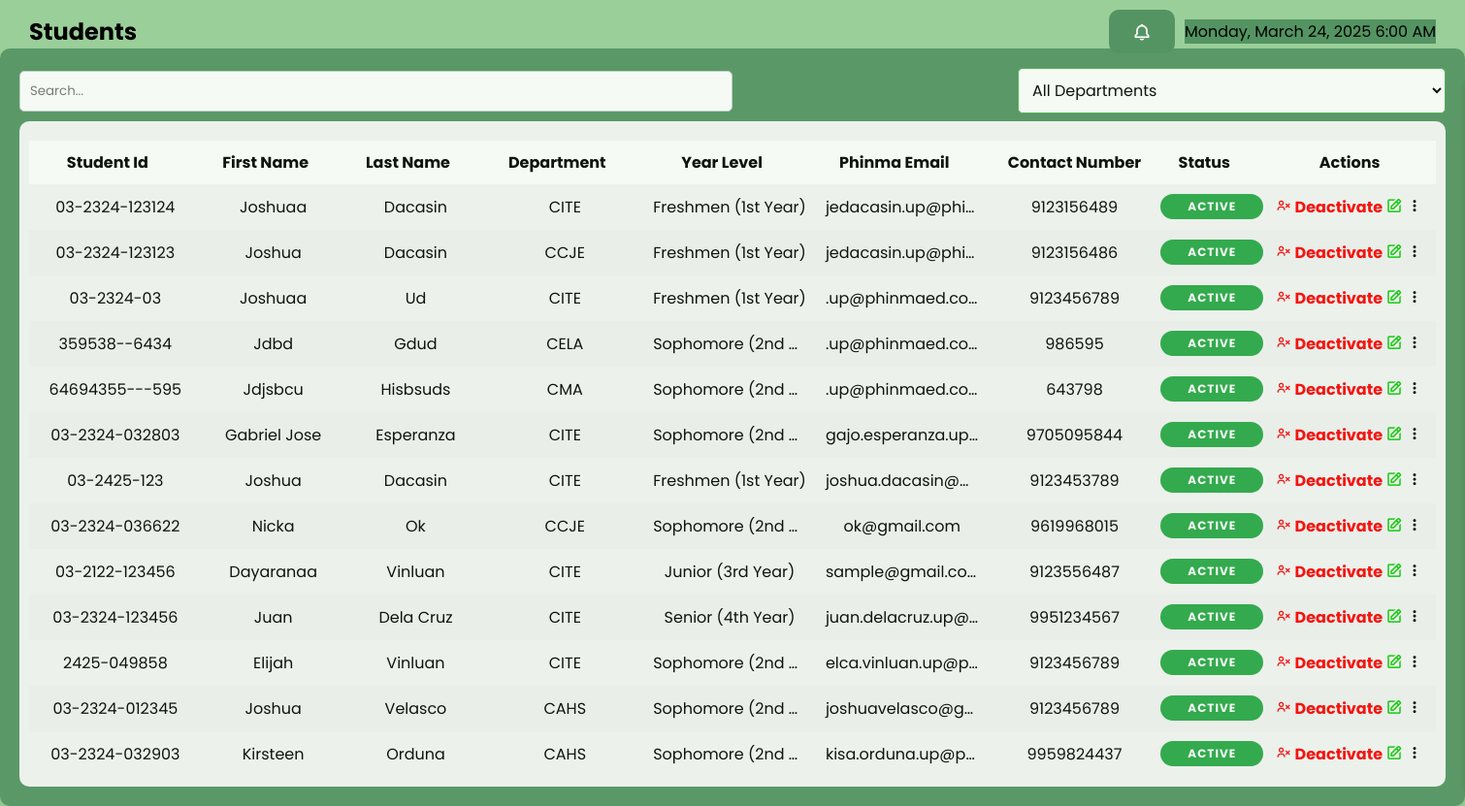
The page /users.php on the database its author committed.
### tables this page shows
CREATE TABLE `user` (
  `user_id` int(11) NOT NULL COMMENT 'Unique ID for each user.',
  `student_id` varchar(255) NOT NULL COMMENT 'Student ID "03-2324-xxxxxx"',
  `first_name` varchar(255) NOT NULL,
  `last_name` varchar(255) NOT NULL,
  `password` varchar(255) NOT NULL,
  `program` varchar(255) NOT NULL,
  `phinmaed_email` varchar(255) NOT NULL COMMENT 'PHINMA EMAIL',
  `year_level` varchar(255) NOT NULL,
  `department` varchar(100) NOT NULL COMMENT 'Course',
  `created_at` timestamp NOT NULL DEFAULT current_timestamp() ON UPDATE current_timestamp() COMMENT 'Registration date',
  `contact_number` bigint(15) NOT NULL COMMENT 'contact number',
  `status` tinyint(1) NOT NULL DEFAULT 1
);

### users.php (the view, shortened to what this page needs)
<?php
include 'db_config.php';
?>
<!DOCTYPE html>
<html lang="en">
<head>
    <link rel="stylesheet" href="user.css">
    <link rel="stylesheet" href="global.css">
    <link href='https://unpkg.com/boxicons@2.1.1/css/boxicons.min.css' rel='stylesheet'>
</head>
<body>
<nav class="header">
    <h1>Students</h1>
    <div class="header-actions">
        <button id="notificationButton" class="notification-btn">
            <i class='bx bx-bell'></i>
        </button>
        <div class="header-right">
            <?php echo date('l, F j, Y g:i A'); ?>
        </div>
    </div>
</nav>
<div class="container4">
    <div class="search-sort">
        <input type="text" id="search2" placeholder="Search...">
        <select id="userFilter" class="filter-attendance">
            <option value="">All Departments</option>
        </select>
    </div>
    <div class="table-container1">
        <table>
            <thead>
                <tr>
                    <th data-column4="student_id">Student Id<i class='bx bx-sort sort-icon'></i></th>
                    <th data-column4="first_name">First Name<i class='bx bx-sort sort-icon'></i></th>
                    <th data-column4="last_name">Last Name<i class='bx bx-sort sort-icon'></i></th>
                    <th data-column4="department">Department<i class='bx bx-sort sort-icon'></i></th>
                    <th data-column4="year_level">Year Level<i class='bx bx-sort sort-icon'></i></th>
                    <th data-column4="phinmaed_email">Phinma Email<i class='bx bx-sort sort-icon'></i></th>
                    <th data-column4="contact_number">Contact Number</th>
                    <th data-column4="status">Status<i class='bx bx-sort sort-icon'></i></th>
                    <th>Actions</th>
                </tr>
            </thead>
            <tbody id="userTableBody">
                <?php
                $result = $conn->query("SELECT * FROM user ORDER BY user_id DESC");
                if ($result->num_rows > 0) {
                    while ($row = $result->fetch_assoc()) {
                        $status = isset($row['status']) && $row['status'] == 1 ? 'Active' : 'Deactivated';
                        $toggleStatus = $row['status'] == 1 ? 'Deactivate' : 'Activate';
                        $toggleClass = $row['status'] == 1 ? 'deactivate-btn' : 'activate-btn';
                        $toggleIcon = $row['status'] == 1 ? 'bx-user-x' : 'bx-user-check';
                        $statusClass = $row['status'] == 1 ? 'status-active' : 'status-deactivated';
                        echo "<tr>
                                <td>{$row['student_id']}</td>
                                <td>{$row['first_name']}</td>
                                <td>{$row['last_name']}</td>
                                <td>{$row['department']}</td>
                                <td>{$row['year_level']}</td>
                                <td>{$row['phinmaed_email']}</td>
                                <td>{$row['contact_number']}</td>
                                <td class='{$statusClass}'>{$status}</td>
                                <td>
                                    <form method='POST' class='toggle-status-form'>
                                        <input type='hidden' name='user_id' value='{$row['user_id']}'>
                                        <div class='actions_button'>
                                            <button type='submit' name='toggle_status' class='toggle-status-btn {$toggleClass}' onclick='return confirmToggleStatus(event, \"{$toggleStatus}\")'><i class='bx {$toggleIcon}'></i> {$toggleStatus}</button>
                                            <button type='button' class='edit-btn' onclick='editUser({$row['user_id']})'><i class='bx bx-edit ' ></i></button>
                                            <button type='button' class='three-dot-btn' onclick='seeMore({$row['user_id']})'><i class='bx bx-dots-vertical-rounded'></i></button>
                                            </div>
                                    </form>
                                </td>
                              </tr>";
                    }
                } else {
                    echo "<tr><td colspan='10'>No Registered User.</td></tr>";
                }
                ?>
            </tbody>
        </table>
    </div>
</body>
</html>

### user.css (style rules this page uses)
.table-container1 { width: 100%; height: 93%; overflow-y: auto; border-radius: 10px; padding: 10px; margin-top: 8px; }
.toggle-status-btn { cursor: pointer; font-size: 16px; border: none; background: transparent; padding: 0; font-weight: bold; }
.toggle-status-btn.deactivate-btn { color: red; }
.status-active { margin-top: 10px; display: flex; background-color: #28a745; color: #fff; padding: 4px 10px; border-radius: 50px; font-size: 12px; font-weight: bold; text-align: center; min-width: 60px; text-transform: uppercase; letter-spacing: 1px; justify-content: center; }

### global.css (style rules this page uses)
* { margin: 0; padding: 0; box-sizing: border-box; font-family: 'Poppins', sans-serif; }
:root { --body-color: #f5f5f5; --sidebar-color: linear-gradient(180deg, #1E5128, #000000); --primary-color: #549462; --primary-color-light: #f5f5f5; --toggle-color: #9cb69b; --text-color: #9b9b9b; --table-text-color: #000000; --success-color: #4CAF50; --hover-success-color: #388E3C; --danger-color: #D32F2F; --danger-hover-color: #B71C1C; --edit-button-color: #07c900; --tran-02: all 0.2s ease; --tran-05: all 0.5s ease; --font-size-base: 1rem; --spacing-base: 1rem; }
body { background-color: #9BCF99; transition: var(--tran-05); overflow-x: hidden; font-size: var(--font-size-base); }
.filter-attendance { display: flex; align-items: center; background-color: white; border: 1px solid #4CAF50; padding: calc(var(--spacing-base) * 0.625); cursor: pointer; border-radius: 0.3125rem; font-size: calc(var(--font-size-base) * 1); gap: calc(var(--spacing-base) * 0.3125); width: 30%; }
.edit-btn { background: none; border: none; cursor: pointer; color: var(--edit-button-color); font-size: calc(var(--font-size-base) * 1.125); }
.three-dot-btn { background: none; border: none; cursor: pointer; color: var(--table-text-color); font-size: calc(var(--font-size-base) * 1.125); }
table { width: 100%; border-collapse: collapse; margin-top: calc(var(--spacing-base) * 0.625); }
thead { background-color: #ffffff; position: sticky; top: 0; z-index: 1; }
thead th, tbody td { padding: calc(var(--spacing-base) * 0.625); text-align: center; max-width: 150px; overflow: hidden; text-overflow: ellipsis; white-space: nowrap; }
thead th { cursor: pointer; }
body.dark thead th, tbody td { color: var(--table-text-color); }
tbody tr:nth-child(even) { background-color: #f2f2f2; }
.search-sort { display: flex; align-items: center; justify-content: space-between; border-radius: 0.625rem; }
.search-sort input { width: 50%; padding: calc(var(--spacing-base) * 0.625); border: 1px solid #ccc; border-radius: 0.3125rem; margin-right: calc(var(--spacing-base) * 1.25); display: flex; }
.container, .container2, .container3, .container4,.container5 { width: 100%; height: 95%; margin-top: 50px; padding: calc(var(--spacing-base) * 1.25); background-color: var(--primary-color); border-radius: 0.625rem; box-shadow: 0 4px 8px rgba(0, 0, 0, 0.1); opacity: 0.9; transition: var(--tran-05) ease; }
body.dark .container, .container2, .container3, .container4,.container5 { background: var(--primary-color); }
body.dark .table-container5,.table-container,.table-container1,.table-container3,.table-container4,.table-container2 { background: var(--body-color); }
.header-right { background:var(--primary-color); }
.notification-btn { background: none; border: none; cursor: pointer; color: white; font-size: 1.25rem; background: var(--primary-color); border-radius: 0.625rem; display: flex; align-items: center; justify-content: center; padding: 0.625rem; padding-right: 1.5rem; padding-left: 1.5rem; height: 45px; }
.header-actions { display: flex; align-items: center; gap: 10px; }
.header { position: absolute; top: 10px; left: 0; right: 0; display: flex; align-items: center; justify-content: space-between; width: 100%; padding: 0 30px; }
.actions_button { display: flex; justify-content: space-evenly; align-items: center; width: 100%; }

### rows shown on the page
user: student "03-2324-123124", first_name "Joshuaa", last_name "Dacasin", department "CITE", year_level "Freshmen (1st Year)", phinmaed_email "jedacasin.up@phi…", contact_number "9123156489", status "ACTIVE", status "Deactivate"
user: student "03-2324-123123", first_name "Joshua", last_name "Dacasin", department "CCJE", year_level "Freshmen (1st Year)", phinmaed_email "jedacasin.up@phi…", contact_number "9123156486", status "ACTIVE", status "Deactivate"
user: student "03-2324-03", first_name "Joshuaa", last_name "Ud", department "CITE", year_level "Freshmen (1st Year)", phinmaed_email ".up@phinmaed.co…", contact_number "9123456789", status "ACTIVE", status "Deactivate"
user: student "359538--6434", first_name "Jdbd", last_name "Gdud", department "CELA", year_level "Sophomore (2nd…", phinmaed_email ".up@phinmaed.co…", contact_number "986595", status "ACTIVE", status "Deactivate"
user: student "64694355---595", first_name "Jdjsbcu", last_name "Hisbsuds", department "CMA", year_level "Sophomore (2nd…", phinmaed_email ".up@phinmaed.co…", contact_number "643798", status "ACTIVE", status "Deactivate"
user: student "03-2324-032803", first_name "Gabriel Jose", last_name "Esperanza", department "CITE", year_level "Sophomore (2nd…", phinmaed_email "gajo.esperanza.up…", contact_number "9705095844", status "ACTIVE", status "Deactivate"
user: student "03-2425-123", first_name "Joshua", last_name "Dacasin", department "CITE", year_level "Freshmen (1st Year)", phinmaed_email "joshua.dacasin@…", contact_number "9123453789", status "ACTIVE", status "Deactivate"
user: student "03-2324-036622", first_name "Nicka", last_name "Ok", department "CCJE", year_level "Sophomore (2nd…", phinmaed_email "ok@gmail.com", contact_number "9619968015", status "ACTIVE", status "Deactivate"
user: student "03-2122-123456", first_name "Dayaranaa", last_name "Vinluan", department "CITE", year_level "Junior (3rd Year)", phinmaed_email "sample@gmail.co…", contact_number "9123556487", status "ACTIVE", status "Deactivate"
user: student "03-2324-123456", first_name "Juan", last_name "Dela Cruz", department "CITE", year_level "Senior (4th Year)", phinmaed_email "juan.delacruz.up@…", contact_number "9951234567", status "ACTIVE", status "Deactivate"
user: student "2425-049858", first_name "Elijah", last_name "Vinluan", department "CITE", year_level "Sophomore (2nd…", phinmaed_email "elca.vinluan.up@p…", contact_number "9123456789", status "ACTIVE", status "Deactivate"
user: student "03-2324-012345", first_name "Joshua", last_name "Velasco", department "CAHS", year_level "Sophomore (2nd…", phinmaed_email "joshuavelasco@g…", contact_number "9123456789", status "ACTIVE", status "Deactivate"
user: student "03-2324-032903", first_name "Kirsteen", last_name "Orduna", department "CAHS", year_level "Sophomore (2nd…", phinmaed_email "kisa.orduna.up@p…", contact_number "9959824437", status "ACTIVE", status "Deactivate"
